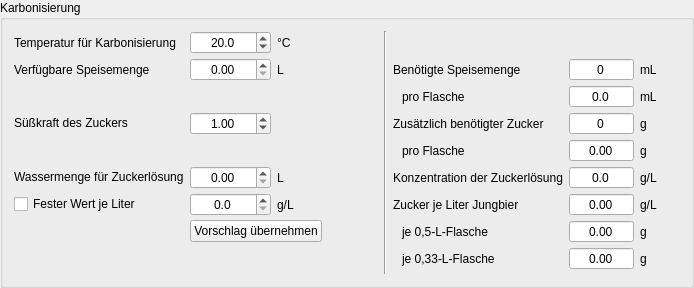
         <widget class="QGroupBox" name="groupKarbonisierung">
          <property name="toolTip">
           <string>&lt;html&gt;&lt;head/&gt;&lt;body&gt;&lt;p&gt;Dieser Bereich des Tab Abfülldaten behandelt die &lt;span style=&quot; font-weight:600;&quot;&gt;Karbonisierung&lt;/span&gt;. Von Karbonisierung spricht man vor allem, wenn es um Flaschenreifung geht.&lt;/p&gt;&lt;p&gt;Allgemeiner wird aber darunter aber das Einstellen des Drucks im Gebinde verbunden mit der Spritzigkeit, auch Rezens genannt, verstanden.&lt;/p&gt;&lt;/body&gt;&lt;/html&gt;</string>
          </property>
          <property name="title">
           <string>Karbonisierung</string>
          </property>
          <layout class="QGridLayout" name="gridLayout_4">
           <property name="verticalSpacing">
            <number>4</number>
           </property>
           <item row="5" column="5">
            <widget class="QLabel" name="lblKonzentrationZuckerloesung">
             <property name="text">
              <string>Konzentration der Zuckerlösung</string>
             </property>
            </widget>
           </item>
           <item row="5" column="0">
            <widget class="QLabel" name="lblWassserZuckerloesung">
             <property name="text">
              <string>&lt;html&gt;&lt;head/&gt;&lt;body&gt;&lt;p&gt;Wassermenge für Zuckerlösung&lt;/p&gt;&lt;/body&gt;&lt;/html&gt;</string>
             </property>
            </widget>
           </item>
           <item row="8" column="5">
            <spacer name="horizontalSpacer">
             <property name="orientation">
              <enum>Qt::Orientation::Horizontal</enum>
             </property>
             <property name="sizeHint" stdset="0">
              <size>
               <width>40</width>
               <height>0</height>
              </size>
             </property>
            </spacer>
           </item>
           <item row="4" column="7">
            <widget class="QLabel" name="lblZuckerFlascheEinheit">
             <property name="text">
              <string notr="true">g</string>
             </property>
            </widget>
           </item>
           <item row="3" column="5">
            <widget class="QLabel" name="lblZuckerGesamt">
             <property name="text">
              <string>Zusätzlich benötigter Zucker</string>
             </property>
            </widget>
           </item>
           <item row="4" column="5">
            <widget class="QLabel" name="lblZuckerFlasche">
             <property name="text">
              <string>pro Flasche</string>
             </property>
             <property name="indent">
              <number>9</number>
             </property>
            </widget>
           </item>
           <item row="3" column="0">
            <widget class="QLabel" name="lblZuckerFaktor">
             <property name="text">
              <string>&lt;html&gt;&lt;head/&gt;&lt;body&gt;&lt;p&gt;Süßkraft des Zuckers&lt;/p&gt;&lt;/body&gt;&lt;/html&gt;</string>
             </property>
            </widget>
           </item>
           <item row="5" column="1">
            <widget class="DoubleSpinBoxSud" name="tbWassserZuckerloesung">
             <property name="toolTip">
              <string>&lt;html&gt;&lt;head/&gt;&lt;body&gt;&lt;p&gt;Falls Zucker zuerst in Wasser aufgelöst wird, kann die &lt;span style=&quot; font-weight:600;&quot;&gt;Wassermenge&lt;/span&gt; hier eingetragen werden.&lt;/p&gt;&lt;p&gt;Um Geschmacksabweichungen zu verhindern, empfihelt sich eine möglichst geringe Menge Wasser. Die Löslichkeit von Zucker ist dabei temperaturabhängig. Kristllzucker (Saccharose löst sich mit 1.970 g/l bei 20°C. (Bei 90°C lösen sich sogar über 4 kg Kristallzucker.)&lt;/p&gt;&lt;p&gt;Diese Methode empfiehlt sich besonders im Fassausbau.&lt;/p&gt;&lt;/body&gt;&lt;/html&gt;</string>
             </property>
             <property name="alignment">
              <set>Qt::AlignmentFlag::AlignCenter</set>
             </property>
             <property name="showGroupSeparator" stdset="0">
              <bool>true</bool>
             </property>
             <property name="decimals">
              <number>2</number>
             </property>
             <property name="minimum">
              <double>0.000000000000000</double>
             </property>
             <property name="maximum">
              <double>99999.000000000000000</double>
             </property>
             <property name="singleStep">
              <double>0.100000000000000</double>
             </property>
            </widget>
           </item>
           <item row="8" column="0">
            <spacer name="horizontalSpacer_2">
             <property name="orientation">
              <enum>Qt::Orientation::Horizontal</enum>
             </property>
             <property name="sizeHint" stdset="0">
              <size>
               <width>40</width>
               <height>0</height>
              </size>
             </property>
            </spacer>
           </item>
           <item row="0" column="0">
            <widget class="QLabel" name="lblTemperaturKarbonisierung">
             <property name="text">
              <string>Temperatur für Karbonisierung</string>
             </property>
            </widget>
           </item>
           <item row="0" column="4" rowspan="10">
            <widget class="Line" name="line_9">
             <property name="orientation">
              <enum>Qt::Orientation::Vertical</enum>
             </property>
            </widget>
           </item>
           <item row="5" column="7">
            <widget class="QLabel" name="tbKonzentrationZuckerloesungEinheit">
             <property name="text">
              <string notr="true">g/L</string>
             </property>
            </widget>
           </item>
           <item row="2" column="5">
            <widget class="QLabel" name="lblSpeisemengeFlasche">
             <property name="text">
              <string>pro Flasche</string>
             </property>
             <property name="indent">
              <number>9</number>
             </property>
            </widget>
           </item>
           <item row="2" column="6">
            <widget class="DoubleSpinBox" name="tbSpeisemengeFlasche">
             <property name="toolTip">
              <string>&lt;html&gt;&lt;head/&gt;&lt;body&gt;&lt;p&gt;Hier wird die benötigte &lt;span style=&quot; font-weight:600;&quot;&gt;Speisegabe pro Flasche&lt;/span&gt; unter Berücksichtigung der vorhandenen Speisemenge angegeben.&lt;/p&gt;&lt;p&gt;Ist zuwenig Speise vorhanden, muss die Zuckergabe auch berücksichtigt werden.&lt;/p&gt;&lt;p&gt;Die Speisegabe berechnet sich aus der Stammwürze vor dem Anstellen, den Restextrakt, den gewünschten Karbonisierungsgrad und der Jungbiermenge.&lt;/p&gt;&lt;/body&gt;&lt;/html&gt;</string>
             </property>
             <property name="alignment">
              <set>Qt::AlignmentFlag::AlignCenter</set>
             </property>
             <property name="readOnly">
              <bool>true</bool>
             </property>
             <property name="buttonSymbols">
              <enum>QAbstractSpinBox::ButtonSymbols::NoButtons</enum>
             </property>
             <property name="showGroupSeparator" stdset="0">
              <bool>true</bool>
             </property>
             <property name="decimals">
              <number>1</number>
             </property>
             <property name="maximum">
              <double>99999.899999999994179</double>
             </property>
            </widget>
           </item>
           <item row="3" column="7">
            <widget class="QLabel" name="lblZuckerGesamtEinheit">
             <property name="text">
              <string notr="true">g</string>
             </property>
            </widget>
           </item>
           <item row="5" column="6">
            <widget class="DoubleSpinBox" name="tbKonzentrationZuckerloesung">
             <property name="toolTip">
              <string>&lt;html&gt;&lt;head/&gt;&lt;body&gt;&lt;p&gt;Hier wird die&lt;span style=&quot; font-weight:600;&quot;&gt; Konzentation&lt;/span&gt; der &lt;span style=&quot; font-weight:600;&quot;&gt;Zuckerlösung&lt;/span&gt;. Diese berechnete Angabe hat allein informativen Wert.&lt;/p&gt;&lt;/body&gt;&lt;/html&gt;</string>
             </property>
             <property name="alignment">
              <set>Qt::AlignmentFlag::AlignCenter</set>
             </property>
             <property name="readOnly">
              <bool>true</bool>
             </property>
             <property name="buttonSymbols">
              <enum>QAbstractSpinBox::ButtonSymbols::NoButtons</enum>
             </property>
             <property name="decimals">
              <number>1</number>
             </property>
             <property name="maximum">
              <double>99999.899999999994179</double>
             </property>
            </widget>
           </item>
           <item row="1" column="0">
            <widget class="QLabel" name="lblSpeisemengeAbgefuellt">
             <property name="text">
              <string>Verfügbare Speisemenge</string>
             </property>
            </widget>
           </item>
           <item row="1" column="5">
            <widget class="QLabel" name="lblSpeisemengeGesamt">
             <property name="text">
              <string>Benötigte Speisemenge</string>
             </property>
            </widget>
           </item>
           <item row="0" column="2">
            <widget class="QLabel" name="lblTemperaturKarbonisierungEinheit">
             <property name="minimumSize">
              <size>
               <width>40</width>
               <height>0</height>
              </size>
             </property>
             <property name="text">
              <string notr="true">°C</string>
             </property>
            </widget>
           </item>
           <item row="1" column="1">
            <widget class="DoubleSpinBoxSud" name="tbSpeisemengeAbgefuellt">
             <property name="toolTip">
              <string>&lt;html&gt;&lt;head/&gt;&lt;body&gt;&lt;p&gt;Hier wird die &lt;span style=&quot; font-weight:600;&quot;&gt;Speisemenge&lt;/span&gt; zur Karbonisierung definiert.&lt;/p&gt;&lt;p&gt;Speise über der erforderlichen &lt;span style=&quot; font-weight:600;&quot;&gt;Karbonisierung&lt;/span&gt; wird von Hobbybrauern gerne eingefroren. Zu bedenken ist, dass Speise anfällig für &lt;span style=&quot; font-weight:600;&quot;&gt;Infektionen&lt;/span&gt; ist. Sie sollte immer sauber abgefüllt, dann kalt gelagert und zeitnah verbraucht werden.&lt;/p&gt;&lt;p&gt;Ist man sich unsicher, sind die Fachforen eine gute Anlaufstelle, um Fragen zu klären.&lt;/p&gt;&lt;p&gt;&lt;span style=&quot; font-weight:600; color:#fc0107;&quot;&gt;Achtung&lt;/span&gt;: Im Rezept wird die gewünschte Karbonisierung definiert, die erforderliche Speisemenge dann automatisch berechnet. Die Speisemenge pro Flasche sollte daher nur mit genauem Wissen erhöht werden, um Unglücke mit überschäumendem Bier bis hin zu Flaschenbomben zu vermeiden. &lt;/p&gt;&lt;/body&gt;&lt;/html&gt;</string>
             </property>
             <property name="alignment">
              <set>Qt::AlignmentFlag::AlignCenter</set>
             </property>
             <property name="showGroupSeparator" stdset="0">
              <bool>true</bool>
             </property>
             <property name="decimals">
              <number>2</number>
             </property>
             <property name="minimum">
              <double>0.000000000000000</double>
             </property>
             <property name="maximum">
              <double>99999.000000000000000</double>
             </property>
             <property name="singleStep">
              <double>0.100000000000000</double>
             </property>
            </widget>
           </item>
           <item row="4" column="6">
            <widget class="DoubleSpinBox" name="tbZuckerFlasche">
             <property name="toolTip">
              <string>&lt;html&gt;&lt;head/&gt;&lt;body&gt;&lt;p&gt;Hier wird die benötigte &lt;span style=&quot; font-weight:600;&quot;&gt;Zuckergabe pro Flasche&lt;/span&gt; unter Berücksichtigung der vorhandenen Speisemenge angegeben.&lt;/p&gt;&lt;p&gt;Die Zuckergabe wird zusätzlich zur Speisegabe dazugegeben. Die Zuckergabe berechnet sich aus den gewünschten Karbonisierungsgrad und der Jungbiermenge.&lt;/p&gt;&lt;/body&gt;&lt;/html&gt;</string>
             </property>
             <property name="alignment">
              <set>Qt::AlignmentFlag::AlignCenter</set>
             </property>
             <property name="readOnly">
              <bool>true</bool>
             </property>
             <property name="buttonSymbols">
              <enum>QAbstractSpinBox::ButtonSymbols::NoButtons</enum>
             </property>
             <property name="showGroupSeparator" stdset="0">
              <bool>true</bool>
             </property>
             <property name="decimals">
              <number>2</number>
             </property>
             <property name="maximum">
              <double>99999.899999999994179</double>
             </property>
            </widget>
           </item>
           <item row="6" column="5">
            <widget class="QLabel" name="lblZuckerProLiter">
             <property name="text">
              <string>Zucker je Liter Jungbier</string>
             </property>
            </widget>
           </item>
           <item row="6" column="6">
            <widget class="DoubleSpinBox" name="tbZuckerProLiter">
             <property name="toolTip">
              <string>&lt;html&gt;&lt;head/&gt;&lt;body&gt;&lt;p&gt;&lt;span style=&quot; font-weight:600;&quot;&gt;Zuckermenge je Liter Jungbier&lt;/span&gt; für die gewünschte Karbonisierung (Zucker je Flasche: Wert × Flascheninhalt in Litern).&lt;/p&gt;&lt;p&gt;Berechnet aus der Ziel-Karbonisierung (CO&lt;sub&gt;2&lt;/sub&gt;, Reiter Rezept), dem noch vergärbaren Restextrakt (Restextrakt Jungbier gegenüber Schnellgärprobe), dem bereits gelösten CO&lt;sub&gt;2&lt;/sub&gt; bei der &lt;span style=&quot; font-weight:600;&quot;&gt;Temperatur für Karbonisierung&lt;/span&gt; und der Süßkraft des Zuckers. Eine verfügbare Speise wird abgezogen.&lt;/p&gt;&lt;/body&gt;&lt;/html&gt;</string>
             </property>
             <property name="alignment">
              <set>Qt::AlignmentFlag::AlignCenter</set>
             </property>
             <property name="readOnly">
              <bool>true</bool>
             </property>
             <property name="buttonSymbols">
              <enum>QAbstractSpinBox::ButtonSymbols::NoButtons</enum>
             </property>
             <property name="decimals">
              <number>2</number>
             </property>
             <property name="maximum">
              <double>9999.989999999999782</double>
             </property>
            </widget>
           </item>
           <item row="6" column="7">
            <widget class="QLabel" name="lblZuckerProLiterEinheit">
             <property name="text">
              <string notr="true">g/L</string>
             </property>
            </widget>
           </item>
           <item row="7" column="5">
            <widget class="QLabel" name="lblZucker05">
             <property name="text">
              <string>je 0,5-L-Flasche</string>
             </property>
             <property name="indent">
              <number>9</number>
             </property>
            </widget>
           </item>
           <item row="7" column="6">
            <widget class="DoubleSpinBox" name="tbZucker05">
             <property name="toolTip">
              <string>&lt;html&gt;&lt;head/&gt;&lt;body&gt;&lt;p&gt;Zuckermenge für eine &lt;span style=&quot; font-weight:600;&quot;&gt;0,5-L-Flasche&lt;/span&gt; (Zucker je Liter × 0,5).&lt;/p&gt;&lt;/body&gt;&lt;/html&gt;</string>
             </property>
             <property name="alignment">
              <set>Qt::AlignmentFlag::AlignCenter</set>
             </property>
             <property name="readOnly">
              <bool>true</bool>
             </property>
             <property name="buttonSymbols">
              <enum>QAbstractSpinBox::ButtonSymbols::NoButtons</enum>
             </property>
             <property name="decimals">
              <number>2</number>
             </property>
             <property name="maximum">
              <double>9999.899999999999636</double>
             </property>
            </widget>
           </item>
           <item row="7" column="7">
            <widget class="QLabel" name="lblZucker05Einheit">
             <property name="text">
              <string notr="true">g</string>
             </property>
            </widget>
           </item>
           <item row="8" column="5">
            <widget class="QLabel" name="lblZucker033">
             <property name="text">
              <string>je 0,33-L-Flasche</string>
             </property>
             <property name="indent">
              <number>9</number>
             </property>
            </widget>
           </item>
           <item row="8" column="6">
            <widget class="DoubleSpinBox" name="tbZucker033">
             <property name="toolTip">
              <string>&lt;html&gt;&lt;head/&gt;&lt;body&gt;&lt;p&gt;Zuckermenge für eine &lt;span style=&quot; font-weight:600;&quot;&gt;0,33-L-Flasche&lt;/span&gt; (Zucker je Liter × 0,33).&lt;/p&gt;&lt;/body&gt;&lt;/html&gt;</string>
             </property>
             <property name="alignment">
              <set>Qt::AlignmentFlag::AlignCenter</set>
             </property>
             <property name="readOnly">
              <bool>true</bool>
             </property>
             <property name="buttonSymbols">
              <enum>QAbstractSpinBox::ButtonSymbols::NoButtons</enum>
             </property>
             <property name="decimals">
              <number>2</number>
             </property>
             <property name="maximum">
              <double>9999.899999999999636</double>
             </property>
            </widget>
           </item>
           <item row="8" column="7">
            <widget class="QLabel" name="lblZucker033Einheit">
             <property name="text">
              <string notr="true">g</string>
             </property>
            </widget>
           </item>
           <item row="3" column="6">
            <widget class="SpinBox" name="tbZuckerGesamt">
             <property name="toolTip">
              <string>&lt;html&gt;&lt;head/&gt;&lt;body&gt;&lt;p&gt;Hier wird &lt;span style=&quot; font-weight:600;&quot;&gt;zusätzlich benötigterZucker &lt;/span&gt;angegeben.&lt;/p&gt;&lt;p&gt;Die Zuckergabe berechnet sich anhand der bereits vorhandenen Karbonisierung und dem gewünschten Karbonisierungsgrad im Tab Rezept.&lt;/p&gt;&lt;p&gt;Die Menge an zusätzlich benötigtem Zucker berechnet sich aufgrund des bereits vorhandenen CO₂ und der höchsten Gärtemperatur, bzw. Temperatur zu 2/3 der Hauptgärung wie sie im Feld Temperatur eingetragen wird. Der Eintrag wiederum resultiert aus den Werten der Hauptgärung im Tab Gärdaten.&lt;/p&gt;&lt;p&gt;&lt;span style=&quot; font-weight:600; color:#fc0107;&quot;&gt;Achtung:&lt;/span&gt; Viele externe Rechner berücksichtigen den bereits vorhandenen CO₂-Gehalt der Haupttgärung nicht und geben zu hohe, rein theoretische Mengen an. Dies kann den Brauer verwirren, insbesondere bei übernommenen Rezepten.&lt;/p&gt;&lt;/body&gt;&lt;/html&gt;</string>
             </property>
             <property name="alignment">
              <set>Qt::AlignmentFlag::AlignCenter</set>
             </property>
             <property name="readOnly">
              <bool>true</bool>
             </property>
             <property name="buttonSymbols">
              <enum>QAbstractSpinBox::ButtonSymbols::NoButtons</enum>
             </property>
             <property name="showGroupSeparator" stdset="0">
              <bool>true</bool>
             </property>
             <property name="maximum">
              <number>999999</number>
             </property>
            </widget>
           </item>
           <item row="1" column="6">
            <widget class="SpinBox" name="tbSpeisemengeGesamt">
             <property name="toolTip">
              <string>&lt;html&gt;&lt;head/&gt;&lt;body&gt;&lt;p&gt;Hier wird die &lt;span style=&quot; font-weight:600;&quot;&gt;benötigte Speisegabe&lt;/span&gt; unter Berücksichtigung der &lt;span style=&quot; font-weight:600;&quot;&gt;verfügbaren Speisemenge&lt;/span&gt; (links) angegeben.&lt;/p&gt;&lt;p&gt;Die Menge an Speise berechnet sich aufgrund des bereits vorhandenen CO₂ und der höchsten Gärtemperatur, bzw. Temperatur zu 2/3 der Hauptgärung wie sie im Feld Temperatur eingetragen wird. Der Eintrag wiederum resultiert aus den Werten der Hauptgärung im Tab Gärdaten.&lt;/p&gt;&lt;p&gt;&lt;span style=&quot; font-weight:600; color:#fc0107;&quot;&gt;Achtung: &lt;/span&gt;Ist zuwenig Speise vorhanden, muss &lt;span style=&quot; font-weight:600;&quot;&gt;zusätzlich Zucker&lt;/span&gt; berücksichtigt werden.&lt;/p&gt;&lt;p&gt;Die Speisegabe berechnet sich aus der Stammwürze vor dem Anstellen, dem Restextrakt, dem gewünschten Karbonisierungsgrad und der Jungbiermenge.&lt;/p&gt;&lt;/body&gt;&lt;/html&gt;</string>
             </property>
             <property name="alignment">
              <set>Qt::AlignmentFlag::AlignCenter</set>
             </property>
             <property name="readOnly">
              <bool>true</bool>
             </property>
             <property name="buttonSymbols">
              <enum>QAbstractSpinBox::ButtonSymbols::NoButtons</enum>
             </property>
             <property name="showGroupSeparator" stdset="0">
              <bool>true</bool>
             </property>
             <property name="maximum">
              <number>9999999</number>
             </property>
            </widget>
           </item>
           <item row="2" column="7">
            <widget class="QLabel" name="lblSpeisemengeFlascheEinheit">
             <property name="text">
              <string notr="true">mL</string>
             </property>
            </widget>
           </item>
           <item row="1" column="2">
            <widget class="QLabel" name="lblSpeisemengeAbgefuelltEinheit">
             <property name="minimumSize">
              <size>
               <width>40</width>
               <height>0</height>
              </size>
             </property>
             <property name="text">
              <string notr="true">L</string>
             </property>
            </widget>
           </item>
           <item row="5" column="2">
            <widget class="QLabel" name="tbWassserZuckerloesungEinheit">
             <property name="text">
              <string notr="true">L</string>
             </property>
            </widget>
           </item>
           <item row="1" column="7">
            <widget class="QLabel" name="lblSpeisemengeGesamtEinheit">
             <property name="minimumSize">
              <size>
               <width>40</width>
               <height>0</height>
              </size>
             </property>
             <property name="text">
              <string notr="true">mL</string>
             </property>
            </widget>
           </item>
           <item row="3" column="1">
            <widget class="DoubleSpinBox" name="tbZuckerFaktor">
             <property name="toolTip">
              <string>&lt;html&gt;&lt;head/&gt;&lt;body&gt;&lt;p&gt;Die &lt;span style=&quot; font-weight:600;&quot;&gt;Süßkraft&lt;/span&gt; beschreibt die Süße eines Zuckers. Benchmark ist Haushaltszucker mit Süßkraft = 1.&lt;/p&gt;&lt;p&gt;Haushaltszucker (Saccharose | Zweifachzucker): 1,00&lt;br/&gt;Traubenzucker (Dextrose | Einfachzucker): 0,69&lt;br/&gt;Fruchtzucker (Fructose | Einfachzucker): 1,14 (gelöste Form – 1,8 (kristalline Form)&lt;/p&gt;&lt;p&gt;Es gibt bis heute keine Laborinstrumente zur Messung der Süßkraft. Die Süßkraft ist je nach Zucker unterschiedlich. Dies hängt u.a. mit dem Wassergehalt eines Zuckers zusammen. Traubenzucker enthält 9% mehr Wasser als Haushaltszucker. Folglich muss dieser Wert bei der Mengenbemessung berücksichtigt werden.&lt;/p&gt;&lt;p&gt;Der Kleine Brauhelfer verrechnet für die Karbonisierung mit Zucker das bereits gelöste CO₂ der Hauptgärung. Das &lt;span style=&quot; font-weight:600;&quot;&gt;Temperaturoptimium&lt;/span&gt; muss vom Brauer bestimmt werden. Näheres dazu im Feld Temperatur.&lt;/p&gt;&lt;p&gt;Bei weiteren Fragen ist die Fachliteratur oder ein Fachforum Mittel der Wahl.&lt;/p&gt;&lt;/body&gt;&lt;/html&gt;</string>
             </property>
             <property name="alignment">
              <set>Qt::AlignmentFlag::AlignCenter</set>
             </property>
             <property name="minimum">
              <double>0.100000000000000</double>
             </property>
             <property name="maximum">
              <double>5.000000000000000</double>
             </property>
             <property name="singleStep">
              <double>0.010000000000000</double>
             </property>
             <property name="value">
              <double>1.000000000000000</double>
             </property>
            </widget>
           </item>
           <item row="6" column="0">
            <widget class="CheckBox" name="lblZuckerProLiterFest">
             <property name="toolTip">
              <string>Eigenen festen Zuckerwert je Liter verwenden (z. B. Erfahrungswert, Karbonisierungsdrops) statt der Berechnung aus der Ziel-Karbonisierung</string>
             </property>
             <property name="text">
              <string>Fester Wert je Liter</string>
             </property>
            </widget>
           </item>
           <item row="6" column="1">
            <widget class="DoubleSpinBoxSud" name="tbZuckerProLiterFest">
             <property name="alignment">
              <set>Qt::AlignmentFlag::AlignCenter</set>
             </property>
             <property name="decimals">
              <number>1</number>
             </property>
             <property name="maximum">
              <double>99.000000000000000</double>
             </property>
             <property name="singleStep">
              <double>0.100000000000000</double>
             </property>
            </widget>
           </item>
           <item row="6" column="2">
            <widget class="QLabel" name="lblZuckerProLiterFestEinheit">
             <property name="text">
              <string notr="true">g/L</string>
             </property>
            </widget>
           </item>
           <item row="7" column="1" colspan="2">
            <widget class="PushButton" name="btnZuckerProLiterVorschlag">
             <property name="text">
              <string>Vorschlag übernehmen</string>
             </property>
            </widget>
           </item>
           <item row="0" column="1">
            <widget class="DoubleSpinBoxSud" name="tbTemperaturKarbonisierung">
             <property name="toolTip">
              <string>&lt;html&gt;&lt;head/&gt;&lt;body&gt;&lt;p&gt;Der Kleine Brauhelfer verrechnet für die Karbonisierung mit Zucker das bereits gelöste CO₂ der Hauptgärung. Das &lt;span style=&quot; font-weight:600;&quot;&gt;Temperaturoptimium&lt;/span&gt; muss in diesem Feld vom Brauer festgelegt werden.&lt;/p&gt;&lt;p&gt;&lt;span style=&quot; font-weight:600; color:#fc0107;&quot;&gt;Achtung: &lt;/span&gt;Zur Orientierung sollte immer die &lt;span style=&quot; font-weight:600;&quot;&gt;höchste Gärtemperatur &lt;/span&gt;im &lt;span style=&quot; font-weight:600; color:#0000ff;&quot;&gt;Tab Gärverlauf &lt;/span&gt;für eine&lt;span style=&quot; font-weight:600;&quot;&gt; korrekte Zuckergabe&lt;/span&gt; berücksichtigt werden. Dies ist häufig bei obergärigen Hefen der Fall.&lt;/p&gt;&lt;p&gt;&lt;span style=&quot; font-weight:600;&quot;&gt;Bei sinkenden Temperaturen&lt;/span&gt; im Gärverlauf dagegen empfiehlt sich die &lt;span style=&quot; font-weight:600;&quot;&gt;höchste Temperatur,&lt;/span&gt; die der Sud &lt;span style=&quot; font-weight:600;&quot;&gt;bei ⅔ der aktiven Hauptgärung&lt;/span&gt; hatte.&lt;/p&gt;&lt;p&gt;Dies ist üblicherweise zwischen Ende des zweiten und dritten, bis Beginn des vierten Tages der Fall. Eine Gärung springt üblicherweise nach 8-12 Stunden an und dauert 3-5 Tage. Zu geringe Hefemengen oder bestimmte Hefetypen können diese Werte allerdings stark verändern. Sinkende Temperaturen im Gärverlauf sind oft ein Merkmal untergäriger Biere.&lt;/p&gt;&lt;p&gt;Hintergrund: Das Bindeverhalten von CO₂ im Jungbier steigt im drucklosen Gärbottich mit niedriger Temperatur und sinkt umgekehrt mit höherer Temperatur.&lt;/p&gt;&lt;p&gt;Wird das Jungbier unter Druck ausgebaut, sinkt der Einfluss der Temperatur auf die Karbonisierung in Relation zur Druckzunahme.&lt;/p&gt;&lt;/body&gt;&lt;/html&gt;</string>
             </property>
             <property name="alignment">
              <set>Qt::AlignmentFlag::AlignCenter</set>
             </property>
             <property name="decimals">
              <number>1</number>
             </property>
             <property name="minimum">
              <double>0.000000000000000</double>
             </property>
             <property name="maximum">
              <double>999.000000000000000</double>
             </property>
             <property name="singleStep">
              <double>0.100000000000000</double>
             </property>
             <property name="value">
              <double>20.000000000000000</double>
             </property>
            </widget>
           </item>
           <item row="0" column="3">
            <widget class="QLabel" name="label_84">
             <property name="minimumSize">
              <size>
               <width>50</width>
               <height>0</height>
              </size>
             </property>
             <property name="maximumSize">
              <size>
               <width>50</width>
               <height>16777215</height>
              </size>
             </property>
            </widget>
           </item>
          </layout>
         </widget>
